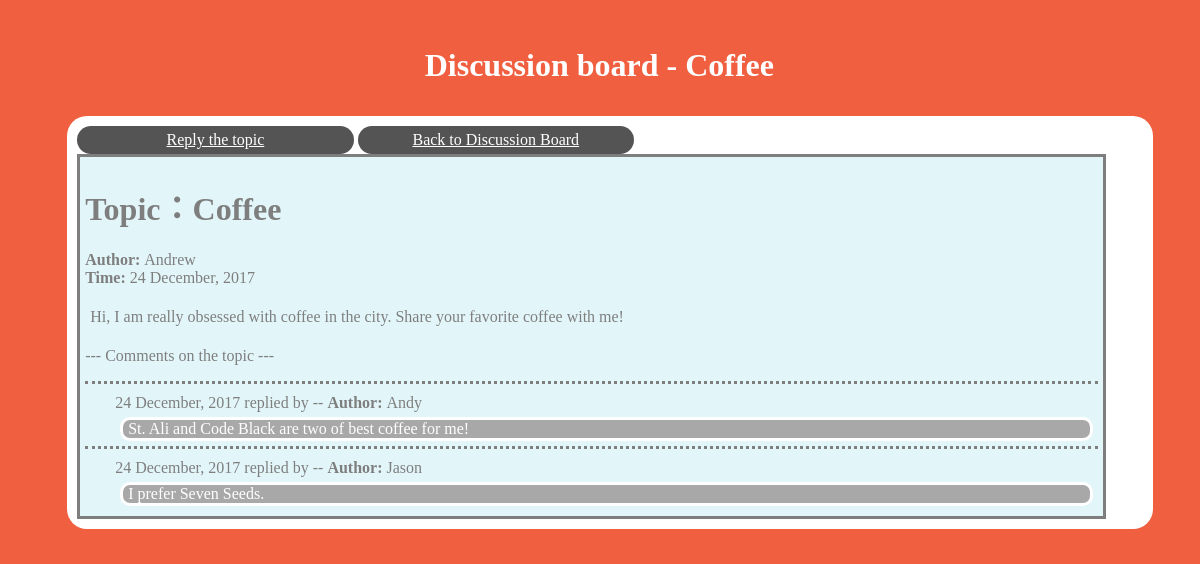
The app's page /5/ with its own data.
### forum/models.py (models this page shows)
class Subject(models.Model):
    title = models.CharField(max_length=128)
    name = models.CharField(max_length=64)
    date = models.DateTimeField('date')
    content = models.TextField()

class Comment(models.Model):
    reference = models.ForeignKey(Subject, on_delete=models.CASCADE)
    name = models.CharField(max_length=64)
    date = models.DateTimeField('date')
    content = models.TextField()

### forum/views.py (the view)
# urls.py: url(r'^(?P<subject_id>\d+)/$', views.readSubject),
def readSubject(request, subject_id):
    subject = get_object_or_404(Subject, pk=subject_id)
    return render(request, 'templates/board_read.html', {'subject': subject, 'comments':subject.comment_set.all()})

### templates/board_read.html (shortened to what this page needs)
{% extends "templates/base.html" %}
{% block title2 %}
Discussion board - {{ subject.title }}
{% endblock %}
{% block content %}
	<h1>Topic：{{ subject.title }}</h1>
  	<b>Author: </b>{{ subject.name}}<br>
  	<b>Time: </b>{{ subject.date|date:"j F, Y" }}<br>
	<p><div class="text_read">{{subject.content}}</div></p>
	{% if comments %}
		<p class="comment_break">--- Comments on the topic ---</p>
		{% for comment in comments %}
			<div class="reply">
				{{ comment.date|date:"j F, Y" }} replied by -- <b>Author: </b>{{ comment.name}}
 				<p class="comment_content">{{ comment.content }}</p>
 			</div>
		{% endfor %}
	{% else %}
		<p class="reply">No reply for now</p>
	{% endif %}
{% endblock %}
{% block sidebar %}
	<a href="add">Reply the topic</a>
{% endblock %}
{% block sidebar2 %}
	<a href="/board">Back to Discussion Board</a><br>
{% endblock %}

### templates/base.html (shortened to what this page needs)
<!DOCTYPE html>
<html>
	<head>
		<link rel=stylesheet href="/static/css/style_discussion board.css" type="text/css">
	</head>
	<body>
		<div class="wrapper">
			<div class="heading"><center><h1>{% block title2 %}{% endblock %}<h1></center></div>
			<div class="content">
				<div id="sidebar" class="sidebar">{% block sidebar %}{% endblock %}</div>
				<div class="sidebar">{% block sidebar2 %}{% endblock %}</div><br>
				<div class="topic" id="entries">{% block content %}{% endblock %}</div>
			</div>
		</div>
	</body>
</html>

### static/css/style_discussion board.css (style rules this page uses)
body { background: #f05f40 }
a { color: #FFFFFF }
.wrapper { background: #f05f40; width: 90%; padding: 8px; margin: auto auto; border-style: solid; border-width: 0; }
.heading { text-align:center; width: 98%; padding: 10px; margin: 5 auto auto; color: #FFFFFF }
.content { background:#FFFFFF; border-radius: 20px; width: 100%; padding: 10px; margin: 0 auto auto; }
.text_read { font-size: 100%; padding: 5px; display: block; width: 90%; }
#entries { background: #C7EEF5; opacity: 0.5; width:95%; padding: 5px; margin: 10 5 auto auto; border-style: solid; border-width: 1; display: inline-block; }
.comment_content { padding-left: 30px; background: #545454; border-style: solid; border-radius: 10px; margin: 5px; color: #FFFFFF; padding-left: 5px; padding-right: 5px; }
.reply { border-top: dotted; padding-top: 10px; padding-left: 30px; }
p { color: #000000; }
.sidebar { background-color: #545454; width: 25%; padding: 5px; border-style: solid; border-width: 0; border-radius: 20px; display: inline-block; text-align: center; color: #FFFFFF; }

### records on screen
Subject: title "Coffee", name "Andrew", date "24 December, 2017", content "Hi, I am really obsessed with coffee in the city. Share your favorite coffee with me!"
Comment: date "24 December, 2017", name "Andy", content "St. Ali and Code Black are two of best coffee for me!"
Comment: date "24 December, 2017", name "Jason", content "I prefer Seven Seeds."
